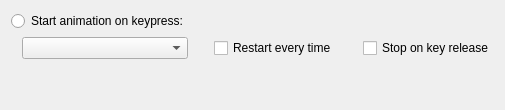
     <widget class="QWidget" name="animTab">
      <property name="sizePolicy">
       <sizepolicy hsizetype="Expanding" vsizetype="Expanding">
        <horstretch>0</horstretch>
        <verstretch>0</verstretch>
       </sizepolicy>
      </property>
      <attribute name="title">
       <string>Animation</string>
      </attribute>
      <layout class="QGridLayout" name="gridLayout_5">
       <item row="6" column="2">
        <spacer name="verticalSpacer_11">
         <property name="orientation">
          <enum>Qt::Vertical</enum>
         </property>
         <property name="sizeHint" stdset="0">
          <size>
           <width>20</width>
           <height>40</height>
          </size>
         </property>
        </spacer>
       </item>
       <item row="4" column="2">
        <widget class="QComboBox" name="animBox">
         <property name="sizePolicy">
          <sizepolicy hsizetype="Expanding" vsizetype="Fixed">
           <horstretch>0</horstretch>
           <verstretch>0</verstretch>
          </sizepolicy>
         </property>
         <item>
          <property name="text">
           <string/>
          </property>
         </item>
        </widget>
       </item>
       <item row="4" column="3">
        <spacer name="horizontalSpacer_24">
         <property name="orientation">
          <enum>Qt::Horizontal</enum>
         </property>
         <property name="sizeType">
          <enum>QSizePolicy::Fixed</enum>
         </property>
         <property name="sizeHint" stdset="0">
          <size>
           <width>20</width>
           <height>20</height>
          </size>
         </property>
        </spacer>
       </item>
       <item row="4" column="7">
        <spacer name="horizontalSpacer_25">
         <property name="orientation">
          <enum>Qt::Horizontal</enum>
         </property>
         <property name="sizeHint" stdset="0">
          <size>
           <width>0</width>
           <height>0</height>
          </size>
         </property>
        </spacer>
       </item>
       <item row="4" column="6">
        <widget class="QCheckBox" name="animKrBox">
         <property name="text">
          <string>Stop on key release</string>
         </property>
        </widget>
       </item>
       <item row="4" column="4">
        <widget class="QCheckBox" name="animOnceBox">
         <property name="text">
          <string>Restart every time</string>
         </property>
        </widget>
       </item>
       <item row="4" column="5">
        <spacer name="horizontalSpacer_26">
         <property name="orientation">
          <enum>Qt::Horizontal</enum>
         </property>
         <property name="sizeType">
          <enum>QSizePolicy::Fixed</enum>
         </property>
         <property name="sizeHint" stdset="0">
          <size>
           <width>20</width>
           <height>20</height>
          </size>
         </property>
        </spacer>
       </item>
       <item row="0" column="1" colspan="2">
        <widget class="QRadioButton" name="animButton">
         <property name="sizePolicy">
          <sizepolicy hsizetype="Expanding" vsizetype="Fixed">
           <horstretch>0</horstretch>
           <verstretch>0</verstretch>
          </sizepolicy>
         </property>
         <property name="text">
          <string>Start animation on keypress:</string>
         </property>
        </widget>
       </item>
       <item row="4" column="1">
        <spacer name="horizontalSpacer_23">
         <property name="orientation">
          <enum>Qt::Horizontal</enum>
         </property>
         <property name="sizeType">
          <enum>QSizePolicy::Fixed</enum>
         </property>
         <property name="sizeHint" stdset="0">
          <size>
           <width>5</width>
           <height>20</height>
          </size>
         </property>
        </spacer>
       </item>
      </layout>
     </widget>
